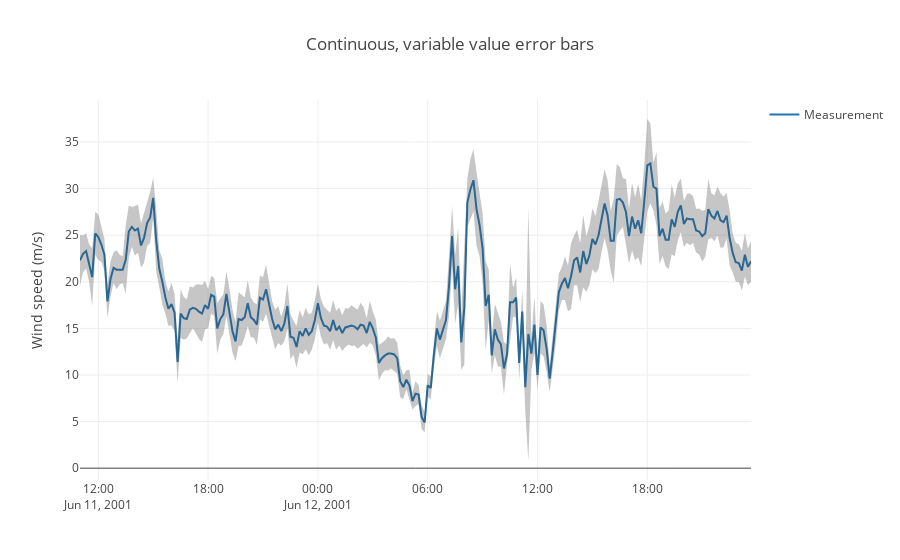

The notebook cell saved with this chart:
### Code cell
import streamlit as st
from openpyxl import load_workbook
import pandas as pd
import plotly.graph_objs as go

df = pd.read_csv('https://raw.githubusercontent.com/plotly/datasets/master/wind_speed_laurel_nebraska.csv')

fig = go.Figure([
    go.Scatter(
        name='Measurement',
        x=df['Time'],
        y=df['10 Min Sampled Avg'],
        mode='lines',
        line=dict(color='rgb(31, 119, 180)'),
    ),
    go.Scatter(
        name='Upper Bound',
        x=df['Time'],
        y=df['10 Min Sampled Avg']+df['10 Min Std Dev'],
        mode='lines',
        marker=dict(color="#444"),
        line=dict(width=0),
        showlegend=False
    ),
    go.Scatter(
        name='Lower Bound',
        x=df['Time'],
        y=df['10 Min Sampled Avg']-df['10 Min Std Dev'],
        marker=dict(color="#444"),
        line=dict(width=0),
        mode='lines',
        fillcolor='rgba(68, 68, 68, 0.3)',
        fill='tonexty',
        showlegend=False
    )
])
fig.update_layout(
    yaxis_title='Wind speed (m/s)',
    title='Continuous, variable value error bars',
    hovermode="x"
)
fig.show()

### Figure 1 — Plotly figure (JSON) as saved in the notebook; plotly's stock layout.template omitted (floating-point values rounded to 4 significant figures; data arrays with more than 128 entries replaced by an {"elided": "..."} marker saying what was removed)
{"data": [{"line": {"color": "rgb(31, 119, 180)"}, "mode": "lines", "name": "Measurement", "type": "scatter", "x": {"elided": "221 str values"}, "y": {"elided": "221 float values"}}, {"line": {"width": 0}, "marker": {"color": "#444"}, "mode": "lines", "name": "Upper Bound", "showlegend": false, "type": "scatter", "x": {"elided": "221 str values"}, "y": {"elided": "221 float values"}}, {"fill": "tonexty", "fillcolor": "rgba(68, 68, 68, 0.3)", "line": {"width": 0}, "marker": {"color": "#444"}, "mode": "lines", "name": "Lower Bound", "showlegend": false, "type": "scatter", "x": {"elided": "221 str values"}, "y": {"elided": "221 float values"}}], "layout": {"hovermode": "x", "title": {"text": "Continuous, variable value error bars"}, "yaxis": {"title": {"text": "Wind speed (m/s)"}}}}
